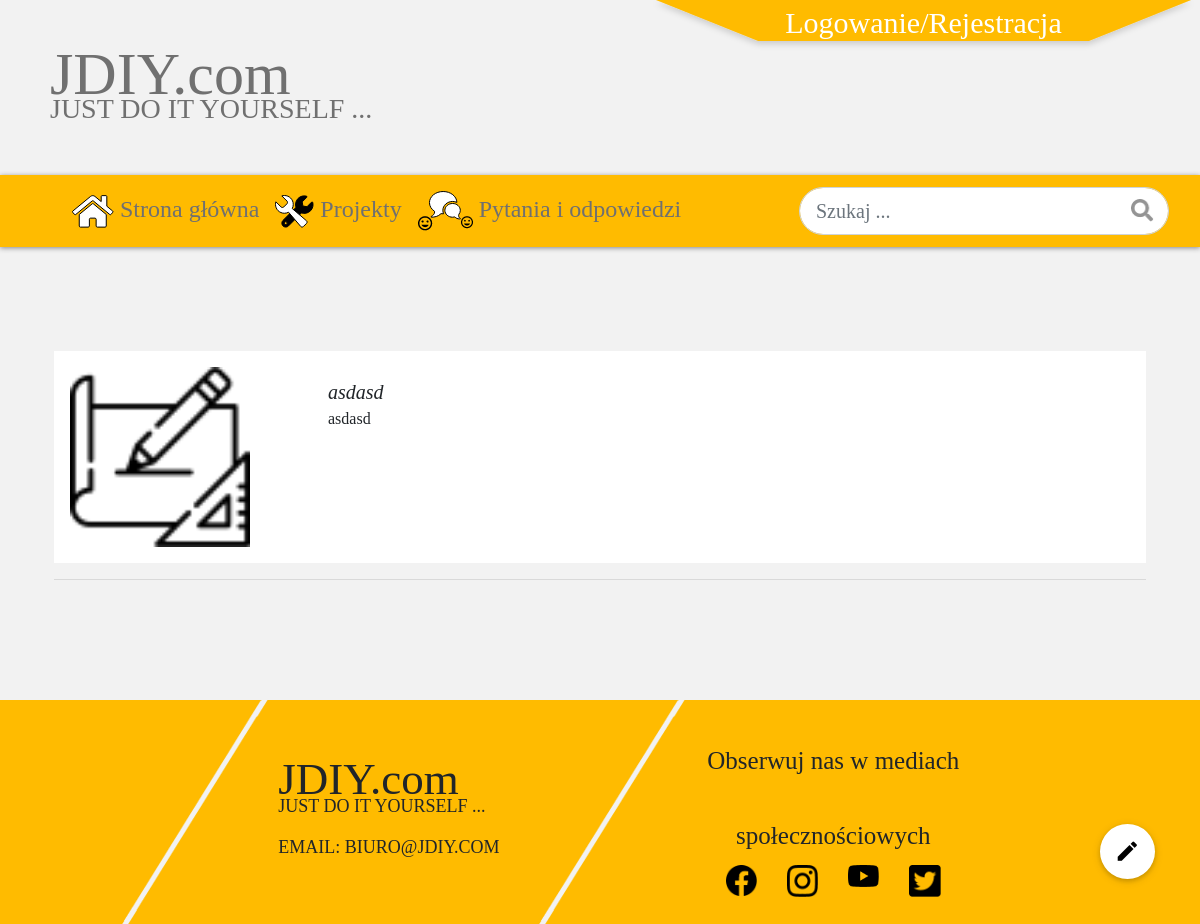
The page /posts/ on the database as committed earlier.
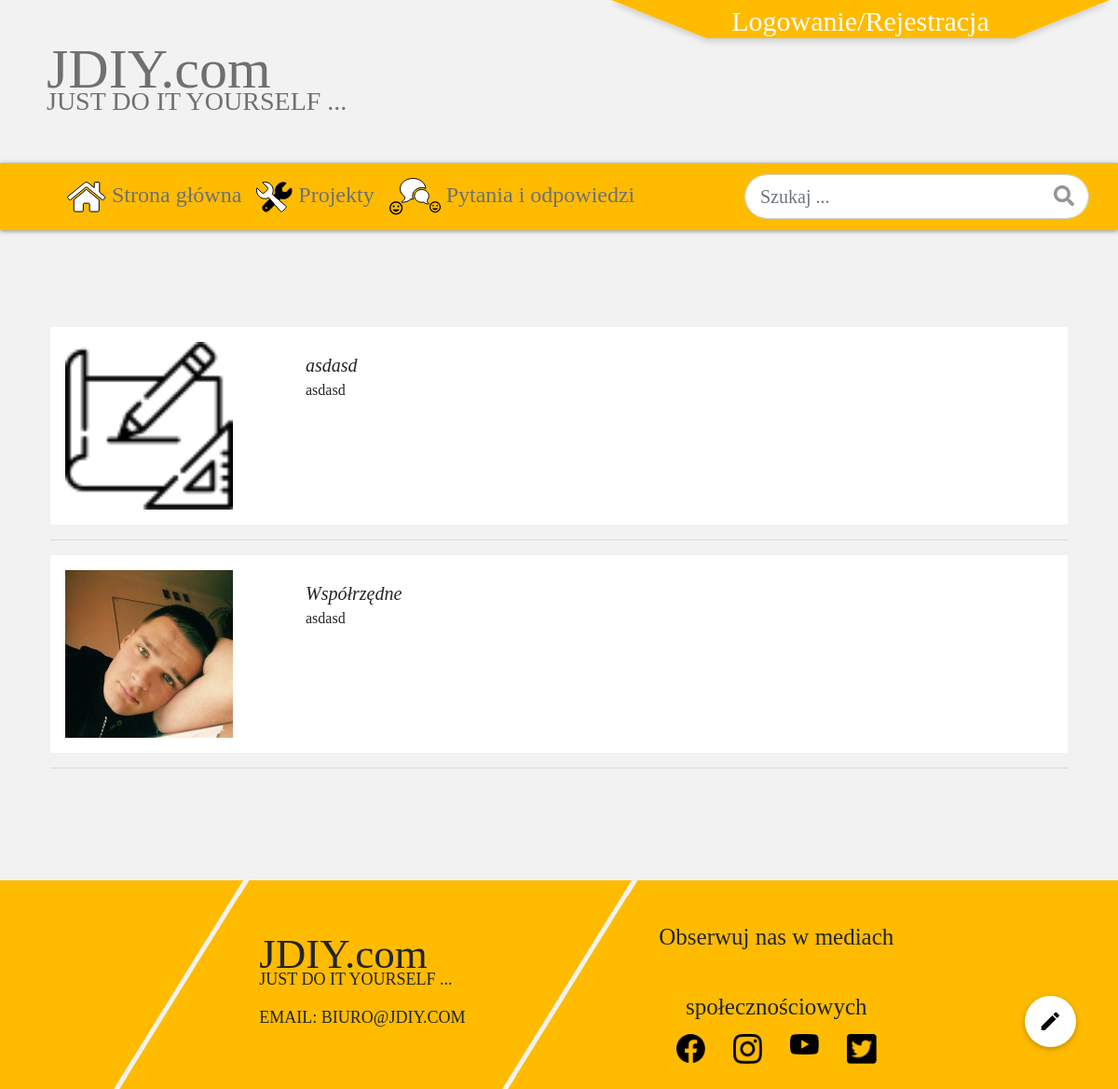
The same page on the database as committed later.
### app/models.py (models this page shows, shortened)
class Post(models.Model):
    title = models.CharField(max_length=100)
    content = models.TextField()
    date_posted = models.DateTimeField(default=timezone.now)
    author = models.ForeignKey(User, on_delete=models.CASCADE)
    slug = models.SlugField(max_length=40, unique=True)

### users/models.py (models this page shows, shortened)
class Profile(models.Model):
    user = models.OneToOneField(User, on_delete = models.CASCADE, default=None)
    image = models.ImageField(default='profile_pics/default.png', upload_to='profile_pics')

### app/views.py (the view)
# urls.py: path('posts/', PostList.as_view(), name='posts'),
class PostList(ListView):
    model = Post
    template_name = 'app/posts.html'
    context_object_name = 'posts'
    paginate_by = 10

### app/templates/app/posts.html (shortened to what this page needs)
{% extends 'app/base.html'%}
{% block flexcontent %}
<div class="container my-4 px-4">
  <div class="col-12 ">
      {% for post in posts %}
            <div class="row" >
              <div class="col-6 col-sm-5 col-md-4 col-lg-3 py-3 d-none d-sm-block wierszzapytania">
                <div class="row text-letf pl-3">
                  <img class="zdjglowna" src="{{ post.author.profile.image.url }}" alt="" >
                </div>
              </div>
              <div onclick="location.href='{% url 'post-detail' post.slug %}'" class="col wierszzapytania pt-3 pl-4 pl-sm-0 pb-3 cursor-pointer">
                <div class="row pl-3 tytpostaglowna" style="margin-top: 10px;"><i>{{ post.title }}</i></div>
                <div class="row trescpytania pr-sm-3 pr-3 pl-3">{{ post.content }}</div>
              </div>
            </div>
            <div class="row">
              <hr style="width:100%;text-align:left;margin-left:0">
            </div>
      {% endfor %}
    </div>
  </div>
{% endblock%}

Rows that differ between the two databases and show on the page:
added Post: author.profile.image (picture), title "Współrzędne", content "asdasd"
